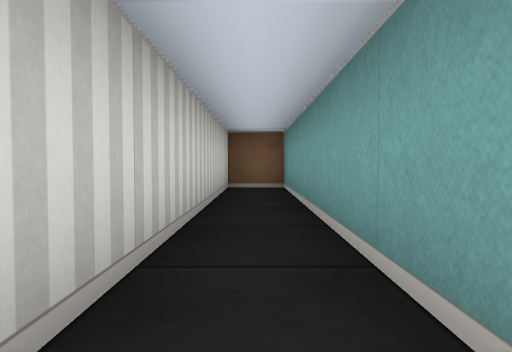
[1] (above)

15 first-person views from a walk through a cub3D ray-caster map. The camera is about half as high as the walls, tilts 2° down and sees 70° across. The floor is counted in squares. Each view is taken from the middle of a square. On the plan, view 1 faces up. The plan holds only what a view shows up to about 9 squares ahead; the rest is blank.

[2]
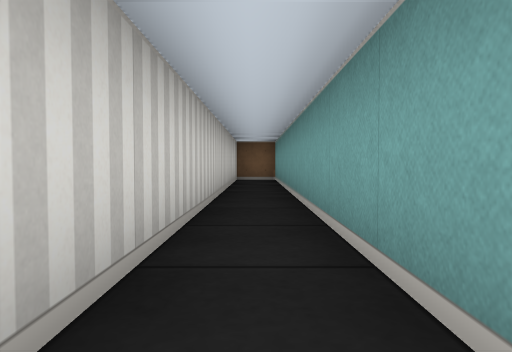

[3]
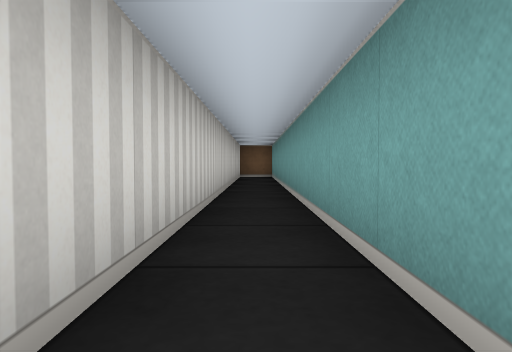

[4]
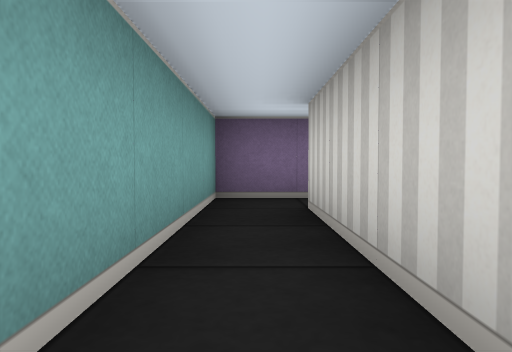

[5]
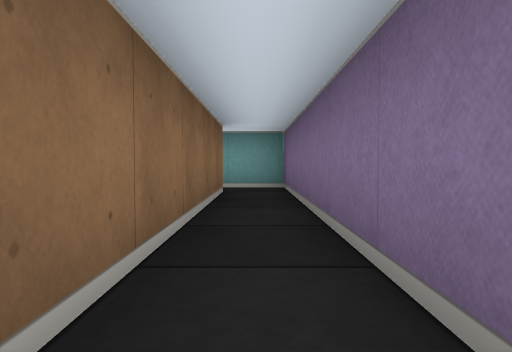

[6]
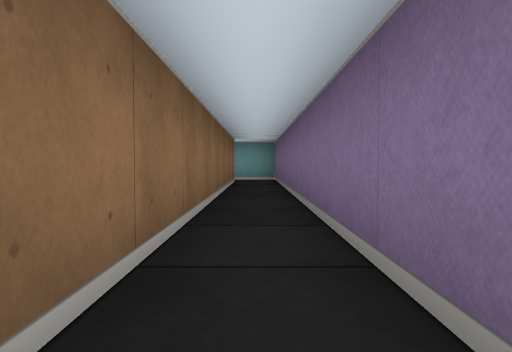

[7]
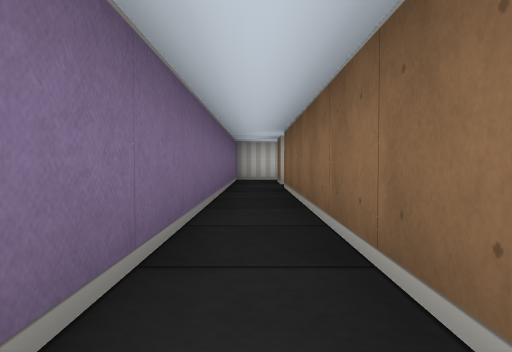

[8]
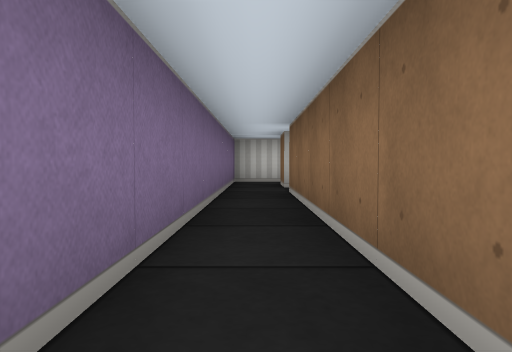

[9]
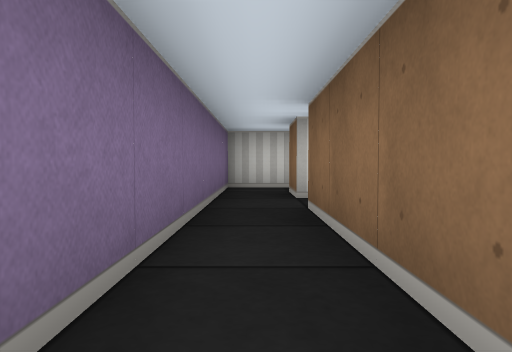

[10]
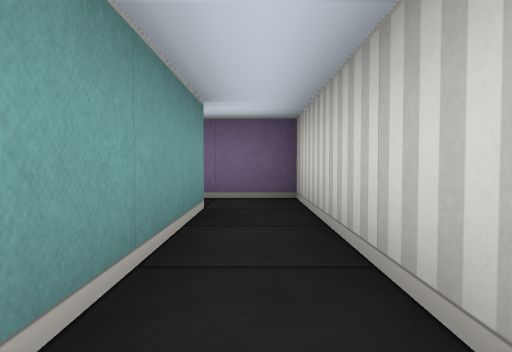

[11]
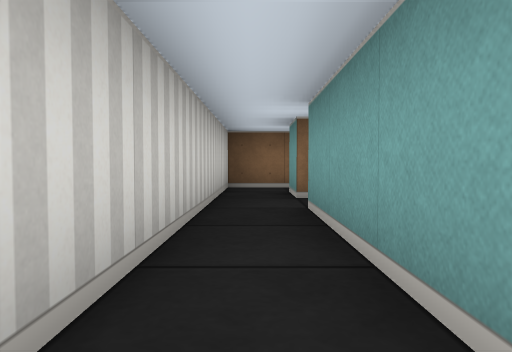

[12]
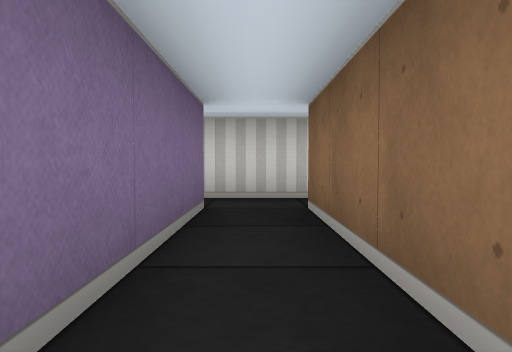

[13]
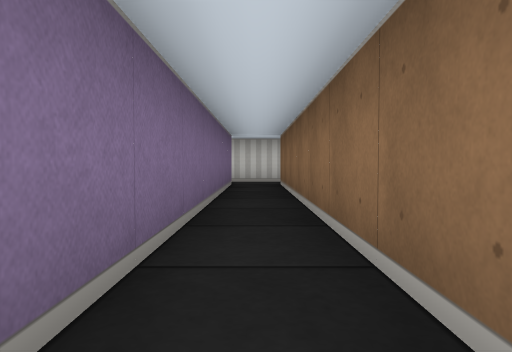

[14]
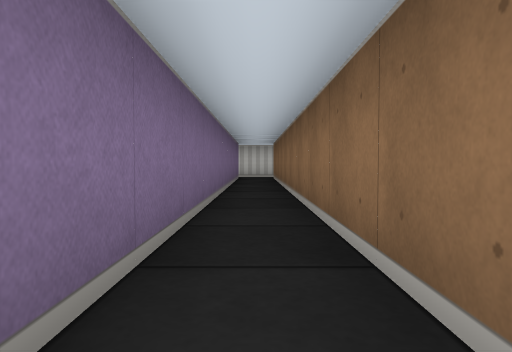

[15]
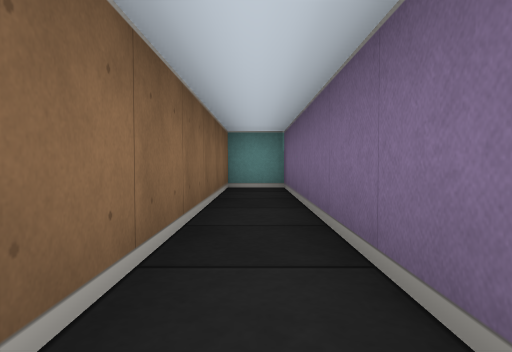

### Floor plan
Points are (right, up) in squares from view 1. A wall is a line through its corners. A room is listed if a view was taken in it or the views show most of it. See-through windows are left out.
Room 1 (views 1, 2, 3, 4, 5, 6, 7, 8, 9)
walls: (-13.5, -4.5) (-14.5, -4.5); (-14.5, -5.5) (0.5, -5.5) (0.5, 6.5) (-0.5, 6.5) (-0.5, -4.5) (-12.5, -4.5)
ways out: opening at (-14, -5) to room 2; opening at (-13, -4)
Room 2 (views 10, 11, 12, 13, 14, 15)
walls: (-15.5, -0.5) (-15.5, -5.5) (-14.5, -5.5); (-14.5, -4.5) (-14.5, -1.5) (-3.5, -1.5) (-3.5, -0.5) (-14.5, -0.5)
ways out: opening at (-14, -5) to room 1; opening at (-15, 0)

Positions as (right, up) in squares from view 1, and headings:
1: (0, 0), facing up
2: (0, -3), facing up
3: (0, -5), facing up
4: (0, -1), facing down
5: (-6, -5), facing right
6: (-9, -5), facing right
7: (-6, -5), facing left
8: (-7, -5), facing left
9: (-9, -5), facing left
10: (-15, -1), facing down
11: (-15, -5), facing up
12: (-11, -1), facing left
13: (-7, -1), facing left
14: (-4, -1), facing left
15: (-10, -1), facing right
